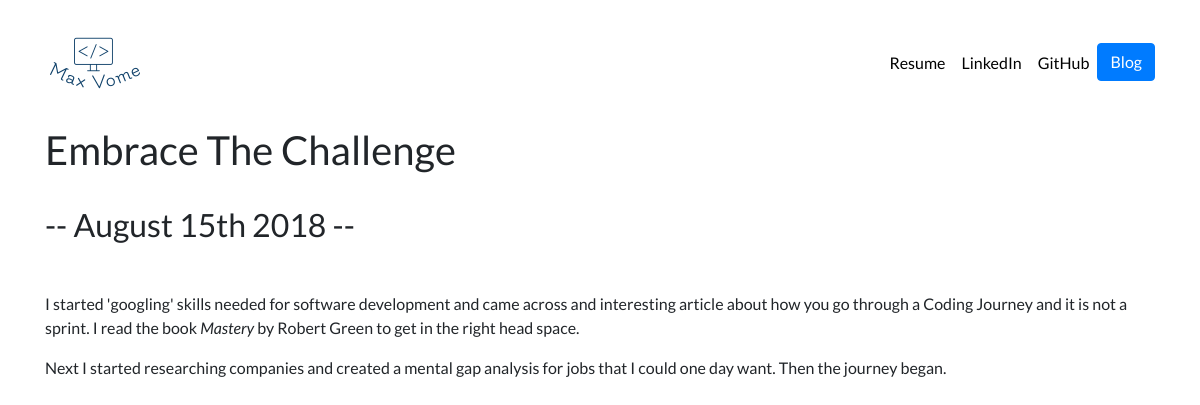
Page /blog/7/ on the committed database.
### blog/models.py (models this page shows, shortened)
class Blog(models.Model):
    title = models.CharField(max_length=100)
    date = models.DateField(max_length=250)
    description = models.TextField()

### blog/views.py (the view)
# urls.py: path('<int:blog_id>/', views.detail, name='detail'),
def detail(request, blog_id):
    blog = get_object_or_404(Blog, pk=blog_id)
    return render(request, 'blog/detail.html', {'blog': blog})

### blog/templates/blog/detail.html
{% extends 'portfolio/base.html' %}
{% block content %}
<h1>{{ blog.title }}</h1>
<br>
<h2>-- {{ blog.date|date:'F jS Y'  }} --</h2>
<br>
<p>{{blog.description|safe}}</p>
{% endblock %}

### portfolio/static/portfolio/custom.css (style rules this page uses)
body { font-family: 'Lato', sans-serif; }

### rows in the picture
Blog: title "Embrace The Challenge", date "August 15th 2018", description "I started 'googling' skills needed for software development and came across and interesting article about how you go through a Coding Journey and it is not a sprint. I read the book Mastery by Robert Green to get in the right head space. Next I started researching companies and created a mental gap analysis for jobs that I could one day want. Then the journey began."
